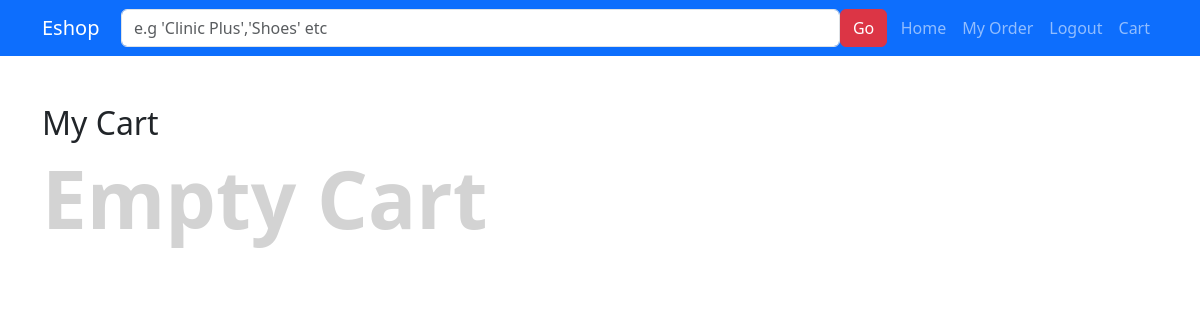
The page /cart/ (signed in) on the database as committed earlier.
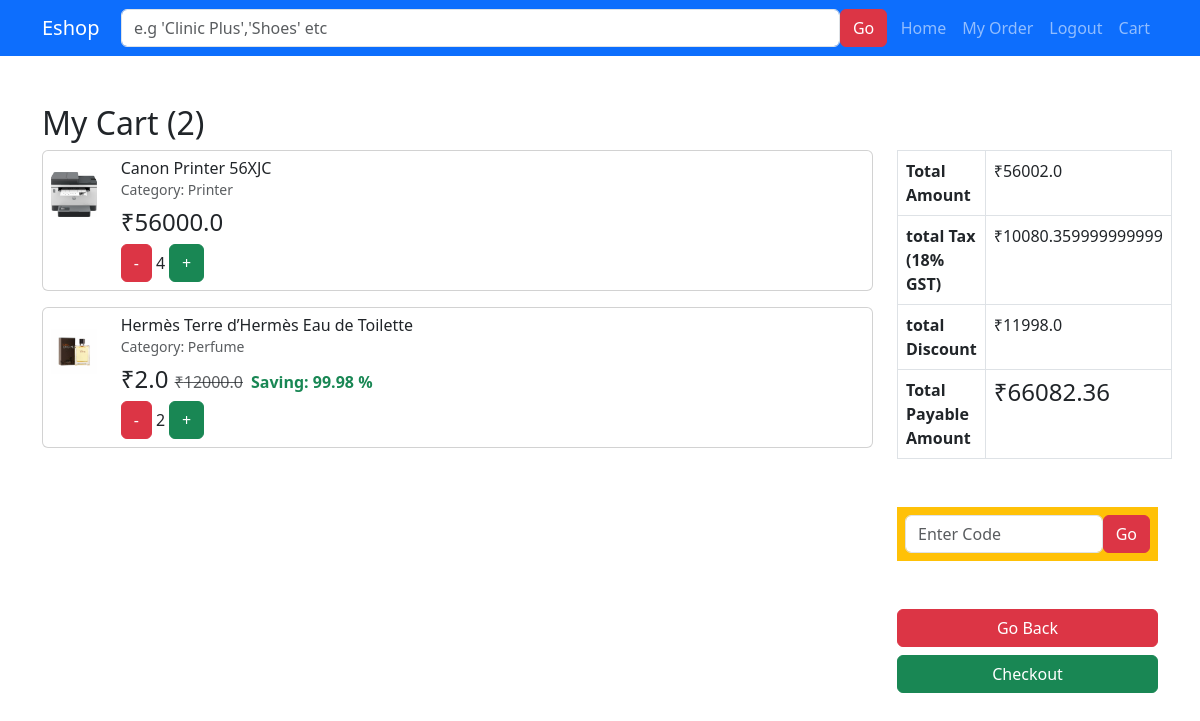
The same page on the database as committed later.
### shop/models.py (models this page shows, shortened)
class Order(models.Model):
    user = models.ForeignKey(settings.AUTH_USER_MODEL,on_delete=models.CASCADE)
    ordered = models.BooleanField(default=False)
    items = models.ManyToManyField(OrderItem)
    ordered_date = models.DateTimeField(blank=True,null=True)
    created_at = models.DateTimeField(auto_now_add=True)
    coupon = models.ForeignKey('Coupon',on_delete=models.CASCADE,null=True, blank=True)
    address = models.ForeignKey("Address",on_delete=models.CASCADE, null=True, blank=True)
    order_id = models.CharField(max_length=200,blank=True, null=True)
    payment_id = models.OneToOneField("Payment",on_delete=models.CASCADE, blank=True, null=True)
    def get_total_amount(self):
        total = 0
        for oi in self.items.all():
            total += oi.get_final_amount()
        if self.coupon:
            total -= self.coupon.amount
        return total
    def get_price_amount(self):
        total = 0
        for oi in self.items.all():
            total += oi.get_price()
        return total
    def get_tax_amount(self):
        return (self.get_total_amount() * 0.18)
    def get_payable_amount(self):
        return self.get_total_amount() + self.get_tax_amount()
    def get_discount_amount(self):
        return self.get_price_amount() - self.get_total_amount()

class OrderItem(models.Model):
    user = models.ForeignKey(settings.AUTH_USER_MODEL,on_delete=models.CASCADE)
    ordered = models.BooleanField(default=False)
    item = models.ForeignKey(Product,on_delete=models.CASCADE)
    qty = models.IntegerField(default=1)
    def get_discount_price(self):
        return self.item.discount_price * self.qty
    def get_price(self):
        return self.item.price * self.qty
    def get_final_amount(self):
        if self.item.discount_price:
            return self.get_discount_price()
        else:
            return self.get_price()

class Product(models.Model):
    name = models.CharField(max_length=200)
    category = models.ForeignKey(Category, on_delete=models.CASCADE)
    slug = models.SlugField()
    description = models.TextField()
    image = models.ImageField()
    price = models.FloatField()
    discount_price = models.FloatField(null=True, blank=True)
    brand = models.CharField(max_length=200)
    def getSavingPercent(self):
        result = ((self.price - self.discount_price) / self.price) * 100
        return f" %.2f "% result

class Category(models.Model):
    title = models.CharField(max_length=200)
    description = models.TextField(null=True)
    slug = models.SlugField()

### shop/views.py (the view)
# urls.py: path("cart/",myCart,name="cart"),
@login_required()
def myCart(r):
    data = {}
    data['order'] = Order.objects.filter(user=r.user,ordered=False)
    return render(r, "cart.html",data)

### templates/cart.html (shortened to what this page needs)
{% extends 'base.html' %}
{% block content %}
    <div class="container mt-5">
        <div class="row">
            <h2 class="h2">My Cart
                {% if order.0.items.count %}
                    ({{ order.0.items.count }})
                {% endif %}
        </h2>
        </div>
        {% if order %}
        <div class="row">
            <div class="col-9">
                {% for order_item in order.0.items.all %}
                <div class="card mb-3 p-2">
                    <div class="row">
                        <div class="col-1">
                            <img src="{{ order_item.item.image.url }}" class="w-100" style="height:70px;object-fit: contain;" alt="">
                        </div>
                        <div class="col-10">
                            <h2 class="h6 mb-0">{{ order_item.item.name }}</h2>
                            <div class="d-flex">
                                <p class="text small mb-2 text-muted">Category: {{ order_item.item.category.title }}</p>
                            </div>
                            <div class="d-flex align-items-baseline gap-2">
                                {% if order_item.item.discount_price %}
                                    <h4>₹{{ order_item.get_discount_price }}
                                        <del class="h6 text-muted">₹{{ order_item.get_price }}</del>
                                    </h4>
                                    <span class="text-success fw-bold">Saving: {{ order_item.item.getSavingPercent }}%</span>
                                {% else %}
                                    <h4>₹{{ order_item.get_price }}</h4>
                                {% endif %}
                            </div>
                            <div class="d-flex gap-1 align-items-baseline">
                                <a href="{% url 'removeCart' order_item.item.slug %}" class="btn btn-danger">-</a>
                                <span class="h6">{{ order_item.qty }}</span>
                                <a href="{% url 'addCart' order_item.item.slug %}" class="btn btn-success">+</a>
                            </div>
                        </div>
                    </div>
                </div>
                {% endfor %}
            </div>
            <div class="col-3">
                <table class="table table-bordered">
                    <tr>
                        <th>Total Amount</th>
                        <td>₹{{ order.0.get_total_amount }}</td>
                    </tr>
                    <tr>
                        <th>total Tax (18% GST)</th>
                        <td>₹{{ order.0.get_tax_amount }}</td>
                    </tr>
                    <tr class="bg-success text-white">
                        <th>total Discount</th>
                        <td>₹{{ order.0.get_discount_amount }}</td>
                    </tr>
                    <tr>
                        <th>Total Payable Amount</th>
                        <td class="h4">₹{{ order.0.get_payable_amount }}</td>
                    </tr>
                </table>
                {% if not order.0.coupon %}
                <div class="d-flex mt-5 bg-warning p-2 justify-content-center">
                    <form action="{% url 'addCoupon' %}" method="post" class="d-flex">
                        <input type="text" name="code" placeholder="Enter Code" class="form-control">
                        <input type="submit" value="Go" class="btn btn-danger">
                    </form>
                </div>
                {% endif %}
                <div class="d-flex gap-2 flex-column mt-5">
                    <a href="" class="btn btn-danger">Go Back</a>
                    <a href="{%  url 'checkout' %}" class="btn btn-success">Checkout</a>
                </div>
            </div>
        </div>
        {% else%}
            <div class="row">
                <div class="col-12">
                    <h1 class="display-1" style="font-weight:bolder;color:lightgray">Empty Cart</h1>
                </div>
            </div>
        {% endif %}
    </div>
{% endblock content %}

### templates/base.html (shortened to what this page needs)
<!DOCTYPE html>
<html lang="en">
<head>
    <link href="https://cdn.jsdelivr.net/npm/bootstrap@5.3.0-alpha1/dist/css/bootstrap.min.css" rel="stylesheet">
</head>
<body>
    <nav class="navbar navbar-expand-lg navbar-dark bg-primary">
        <div class="container">
            <a href="{% url 'homepage' %}" class="navbar-brand">Eshop</a>
            <form action="{% url 'search' %}" class="mx-auto d-flex">
                <input type="text" class="form-control" size="70" name="search" placeholder="e.g 'Clinic Plus','Shoes' etc">
                <input type="submit" value="Go" class="btn btn-danger">
            </form>
            <ul class="navbar-nav">
                <li class="nav-item"><a href="{% url 'homepage' %}" class="nav-link">Home</a></li>
               {% if user.is_authenticated %}
                 <li class="nav-item"><a href="{% url 'myOrder'%}" class="nav-link">My Order</a></li>
                 <li class="nav-item"><a href="{% url 'logout'%}" class="nav-link">Logout</a></li>
               {% else %}
                <li class="nav-item"><a href="{% url 'register'%}" class="nav-link">Register</a></li>
                <li class="nav-item"><a href="{% url 'login'%}" class="nav-link">Login</a></li>
               {% endif %}
                <li class="nav-item"><a href="{% url 'cart' %}" class="nav-link">Cart</a></li>
            </ul>
        </div>
    </nav>
    {% block content %}{% endblock content %}
</body>
</html>

Rows that differ between the two databases and show on the page:
added Order: id "2", id+coupon "56002.0", id+coupon "10080.359999999999", id+coupon "11998.0", id+coupon "66082.36"
added OrderItem: item.image (picture), item.name "Canon Printer 56XJC", item.category "Printer", get_price "56000.0", qty "4"
added OrderItem: item.image (picture), item.name "Hermès Terre d’Hermès Eau de Toilette", item.category "Perfume", get_discount_price "2.0", get_price "12000.0", item.getSavingPercent "99.98", qty "2"
Other text that changed with them:
form field value: (not shown) → "Go"
text no longer shown: "Empty Cart"
text now shown: "( ) Total Amount ₹ total Tax (18% GST) ₹ total Discount ₹ Total Payable Amount ₹ Go Back Checkout"
